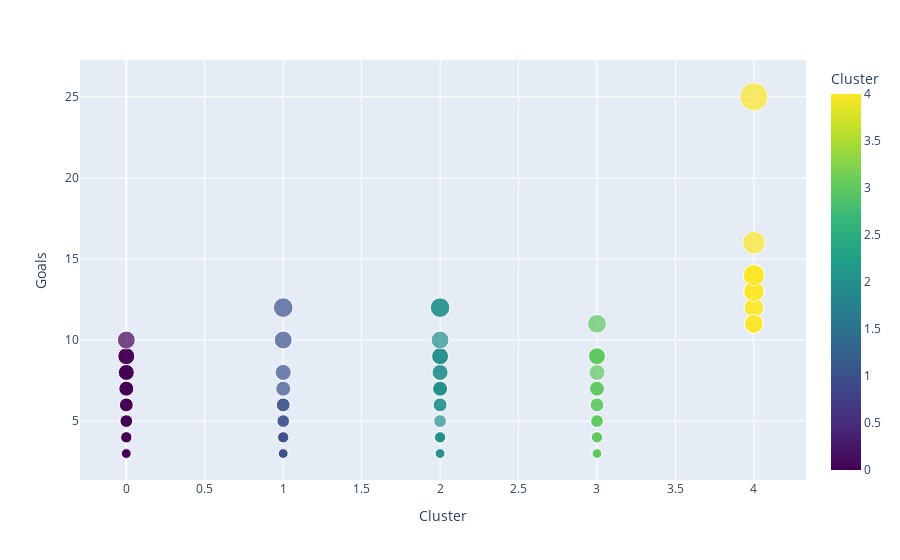

Write notebook code for a chart like this one.
### Code cell
fig = px.scatter(df_stats5, x='Cluster', y='Goals', hover_data=['Player','Min','Pos','Comp','G/SoT','PasAss','PasProg','GCA','Assists'], color='Cluster', size='Goals',color_continuous_scale='Viridis')

fig.show()

### Figure 1 — Plotly figure (JSON) as saved in the notebook; plotly's stock layout.template omitted (floating-point values rounded to 4 significant figures; data arrays with more than 128 entries replaced by an {"elided": "..."} marker saying what was removed)
{"data": [{"customdata": {"elided": "134x9 mixed values"}, "hovertemplate": "Cluster=%{marker.color}<br>Goals=%{marker.size}<br>Player=%{customdata[0]}<br>Min=%{customdata[1]}<br>Pos=%{customdata[2]}<br>Comp=%{customdata[3]}<br>G/SoT=%{customdata[4]}<br>PasAss=%{customdata[5]}<br>PasProg=%{customdata[6]}<br>GCA=%{customdata[7]}<br>Assists=%{customdata[8]}<extra></extra>", "legendgroup": "", "marker": {"color": {"elided": "134 int values"}, "coloraxis": "coloraxis", "size": {"elided": "134 int values"}, "sizemode": "area", "sizeref": 0.0625, "symbol": "circle"}, "mode": "markers", "name": "", "orientation": "v", "showlegend": false, "type": "scatter", "x": {"elided": "134 int values"}, "xaxis": "x", "y": {"elided": "134 int values"}, "yaxis": "y"}], "layout": {"coloraxis": {"colorbar": {"title": {"text": "Cluster"}}, "colorscale": [[0, "#440154"], [0.1111, "#482878"], [0.2222, "#3e4989"], [0.3333, "#31688e"], [0.4444, "#26828e"], [0.5556, "#1f9e89"], [0.6667, "#35b779"], [0.7778, "#6ece58"], [0.8889, "#b5de2b"], [1, "#fde725"]]}, "legend": {"itemsizing": "constant", "tracegroupgap": 0}, "margin": {"t": 60}, "xaxis": {"anchor": "y", "domain": [0, 1], "title": {"text": "Cluster"}}, "yaxis": {"anchor": "x", "domain": [0, 1], "title": {"text": "Goals"}}}}
